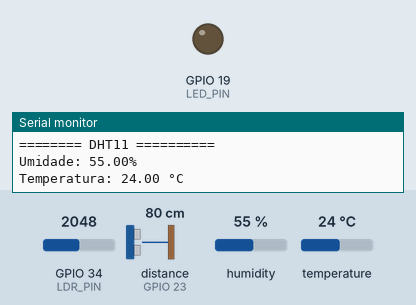
Simulated run of this sketch. Board: ESP32. On the bench: output pins drawn as LEDs (lit = HIGH), the last lines printed to the serial monitor. Wiring (inferred from the names in the program): ultrasonic range finder: trigger GPIO 22; echo GPIO 23. The test bench sets the inputs (shaded band); at power-on: GPIO 34 (LDR_PIN) = 2048, distance to the obstacle (sensor on GPIO 23) 80 cm, humidity 55 %, temperature 24 °C. The echo pulse lasts 58.3 µs per cm; WiFi joins after 1.5 s; servers stay silent unless stated; random numbers use the default seed unless the sketch sets one; no MQTT or app messages arrive unless stated; not simulated (calls return 0 or success): env.h; names the files do not define were given values by the test bench: BROKER_PORT = 1883; pins used as bus, display or sensor lines are not drawn.

Above: at 2.7 s.
2.8 s: GPIO 34 (LDR_PIN) set to 2942
5.1 s: GPIO 34 (LDR_PIN) set to 3028
At 7.3 s:
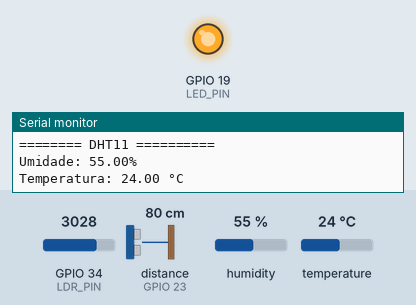
17.6 s: GPIO 34 (LDR_PIN) set to 2960
At 20.0 s:
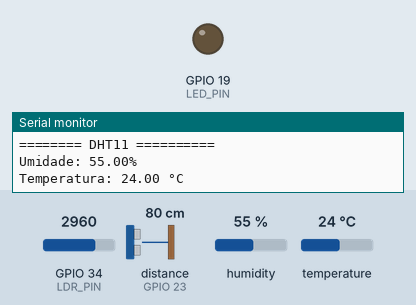
Timing chart, 0 to 21.0 s (numbered marks = the images above; inputs shaded):
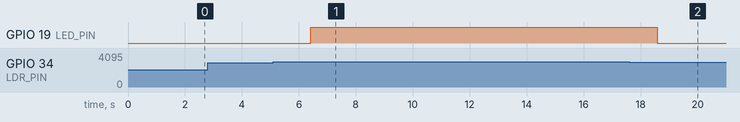

Measured:
- the behaviour switches between 3000 and 3001 on GPIO 34 (LDR_PIN) (found by bisection; images 0 and 1)
- after the input at 5.1 s, GPIO 19 (LED_PIN): LOW → HIGH after 1.3 s
- after the input at 17.6 s, GPIO 19 (LED_PIN): HIGH → LOW after 0.98 s

The sketch:

S1.ino
```cpp
#include <WiFi.h>
#include <WiFiClientSecure.h>
#include <PubSubClient.h>
#include "env.h"
#include "DHT.h"

// ---------------------
// DEFINIÇÕES DE PINOS
// ---------------------
#define LDR_PIN 34
#define LED_PIN 19
#define DHTPIN 4
#define DHTTYPE DHT11
#define TRIGGER_PIN 22
#define ECHO_PIN 23

// ---------------------
// OBJETOS
// ---------------------
WiFiClientSecure client;
PubSubClient mqtt(client);
DHT dht(DHTPIN, DHTTYPE);

// ---------------------
// WIFI
// ---------------------
void conectaWiFi() {
  Serial.println("Conectando ao WiFi...");
  WiFi.begin(WIFI_SSID, WIFI_PASS);

  while (WiFi.status() != WL_CONNECTED) {
    Serial.print(".");
    delay(500);
  }
  Serial.println("\nWiFi conectado!");
  Serial.print("IP: ");
  Serial.println(WiFi.localIP());
}

// ---------------------
// MQTT
// ---------------------
void conectaMQTT() {
  while (!mqtt.connected()) {
    Serial.print("Conectando ao broker MQTT...");
    String clientId = "ESP32Client-";
    clientId += String(random(0xffff), HEX);

    if (mqtt.connect(clientId.c_str(), BROKER_USER, BROKER_PASS)) {
      Serial.println("Conectado!");
      mqtt.subscribe(TOPIC_ILUM);
    } else {
      Serial.print("Falha (rc=");
      Serial.print(mqtt.state());
      Serial.println("), tentando novamente em 5s");
      delay(5000);
    }
  }
}

void callback(char* topic, byte* payload, unsigned int length) {
  Serial.print("Mensagem recebida no tópico: ");
  Serial.println(topic);

  Serial.print("Payload: ");
  for (int i = 0; i < length; i++) {
    Serial.print((char)payload[i]);
  }
  Serial.println();
}

// ---------------------
// SENSOR ULTRASSÔNICO
// ---------------------
long lerDistancia() {
  digitalWrite(TRIGGER_PIN, LOW);
  delayMicroseconds(2);
  digitalWrite(TRIGGER_PIN, HIGH);
  delayMicroseconds(10);
  digitalWrite(TRIGGER_PIN, LOW);

  long duracao = pulseIn(ECHO_PIN, HIGH);
  long distancia = duracao * 349.24 / 2 / 10000;

  return distancia;
}

// ---------------------
// SETUP
// ---------------------
void setup() {
  Serial.begin(115200);

  pinMode(LED_PIN, OUTPUT);
  pinMode(LDR_PIN, INPUT);

  dht.begin();

  pinMode(TRIGGER_PIN, OUTPUT);
  pinMode(ECHO_PIN, INPUT);

  client.setInsecure();
  conectaWiFi();

  mqtt.setServer(BROKER_URL, BROKER_PORT);
  mqtt.setCallback(callback);
  conectaMQTT();
}

// ---------------------
// LOOP
// ---------------------
void loop() {
  if (!mqtt.connected()) {
    conectaMQTT();
  }
  mqtt.loop();

  // ---------------------
  // LDR + LED
  // ---------------------
  int valorLDR = analogRead(LDR_PIN);
  int limite = 3000;

  Serial.println("========== LDR ==========");
  Serial.print("Valor: ");
  Serial.println(valorLDR);

  if (valorLDR > limite) {
    digitalWrite(LED_PIN, HIGH);
    Serial.println("Status: AMBIENTE ESCURO");
      mqtt.publish(TOPIC_ILUM, "Status: AMBIENTE ESCURO");
  } else {
    digitalWrite(LED_PIN, LOW);
    Serial.println("Status: AMBIENTE CLARO");
      mqtt.publish(TOPIC_ILUM, "Status: AMBIENTE CLARO");
  }
  Serial.println();

  delay(800);

  // ---------------------
  // DHT11
  // ---------------------
  float umidade = dht.readHumidity();
  float temperatura = dht.readTemperature();

  Serial.println("======== DHT11 ==========");
  if (isnan(umidade) || isnan(temperatura)) {
    Serial.println("ERRO na leitura");
  } else {
    Serial.print("Umidade: ");
    Serial.print(umidade);
    Serial.println("%");

    Serial.print("Temperatura: ");
    Serial.print(temperatura);
    Serial.println(" °C");

  }
  Serial.println();
  mqtt.publish(TOPIC_UMID, String(umidade).c_str());
  mqtt.publish(TOPIC_TEMP, String(temperatura).c_str());

  delay(800);

  // ---------------------
  // ULTRASSÔNICO
  // ---------------------
  long distancia = lerDistancia();

  Serial.println("====== ULTRASSÔNICO ======");
  Serial.print("Distância: ");
  Serial.print(distancia);
  Serial.println(" cm");

  if (distancia < 10) {
    Serial.println("Objeto próximo!");
  }
  Serial.println("\n---------------------------\n");
  mqtt.publish(TOPIC_DIST, String(distancia).c_str());

  delay(800);


}
```
